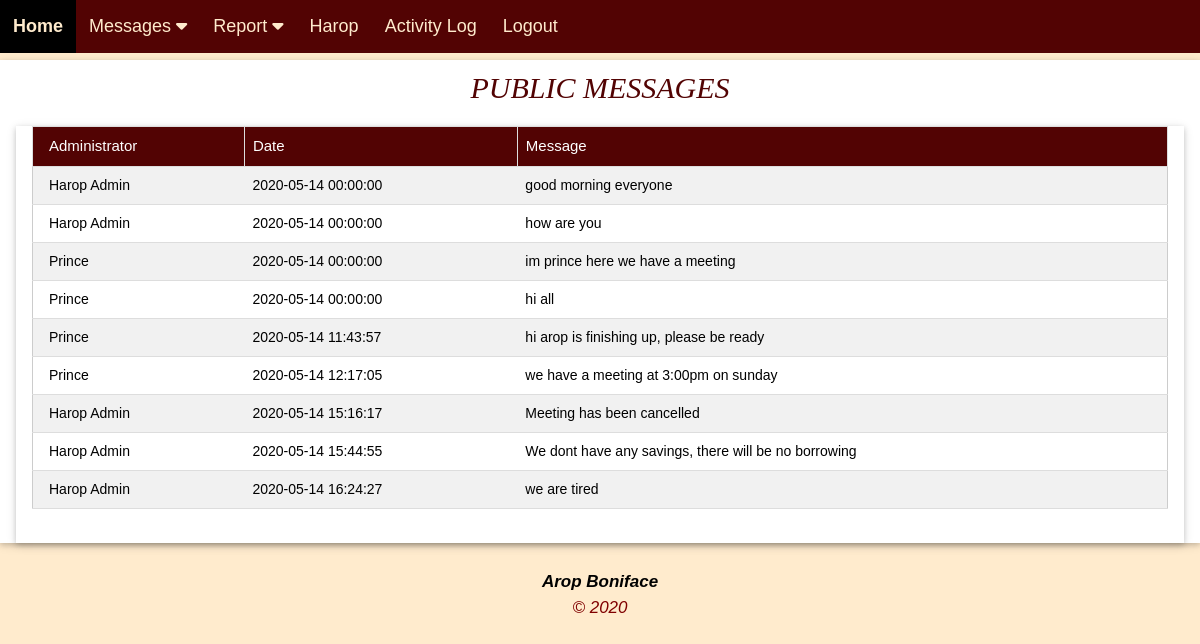
/pages/public.php (signed in), run on the app's committed database.
### tables this page shows
CREATE TABLE `membertb` (
  `memberId` int(11) NOT NULL,
  `photo` blob NOT NULL,
  `member_name` varchar(50) NOT NULL,
  `gender` enum('Male','Female','Other') NOT NULL,
  `contact` varchar(20) NOT NULL,
  `joinDate` date NOT NULL,
  `status` enum('Active','Inactive') NOT NULL DEFAULT 'Active',
  `username` varchar(50) NOT NULL,
  `pass` varchar(255) NOT NULL
);

CREATE TABLE `publicmessagetb` (
  `pid` int(20) NOT NULL,
  `adminId` int(20) NOT NULL,
  `dateComposed` datetime NOT NULL,
  `messageBody` varchar(250) NOT NULL
);

CREATE TABLE `admintb` (
  `adminId` int(20) NOT NULL,
  `photo` blob NOT NULL,
  `admin_name` varchar(50) NOT NULL,
  `gender` enum('Male','Female','Other') NOT NULL,
  `contact` varchar(20) NOT NULL,
  `joinDate` date NOT NULL,
  `status` enum('Active','Inactive') NOT NULL DEFAULT 'Active',
  `username` varchar(50) NOT NULL,
  `pass` varchar(250) NOT NULL
);

### pages/public.php (the view, shortened to what this page needs)
<!DOCTYPE html>
<html lang="en">
<head>
  <link rel="stylesheet" type="text/css" href="../css/style.css" />
</head>
<body class="body">
<?php include('header.php');?>
<?php
include('db.php');
?>
<center>
<div class="w3-container w3-card w3-white w3-margin-bottom">
        <h2 class="status">PUBLIC MESSAGES</h2>
      <div class="w3-container w3-card w3-white">
<?php
      $q=mysqli_query($con,"SELECT * FROM publicmessagetb ");
      $rr=mysqli_num_rows($q);
      if(!$rr)
      {
      echo "<h2 style='color:red;'>No public announcement received...</h2>";
      }
      else
      {
      ?>
              <table class="w3-table-all"  id="membertb" >
        <tr>
            <th class="thead">Administrator</th>
          <th class="thead">Date</th>
          <th class="thead">Message</th>
        </tr>
        <?php
      while($row=mysqli_fetch_assoc($q))
      {
        $q1=mysqli_query($con,"SELECT * FROM publicmessagetb WHERE pid='".$row['pid']."'");
        $row=mysqli_fetch_assoc($q1);
        $sql=mysqli_query($con,"SELECT * FROM admintb WHERE adminId='".$row['adminId']."'");
        $res=mysqli_fetch_array($sql);
        echo "<Tr>";
        echo "<td>".$res['admin_name']."</td>";
        echo "<td>".$row['dateComposed']."</td>";
        echo "<td>".$row['messageBody']."</td>";
        ?>
        <?php
      echo "</Tr>";
      }
      ?>
      </table>
<?php }?>
  <div style="padding-left:42%; padding-top:3%; font-size:20px"><?php echo @$err;?></div>
  </div>
  </div>
<div class="bottom-nav">
<?php include('footer.php');?>
</div>
</body>
</html>

### pages/header.php (shortened to what this page needs)
<?php
include('db.php');
$stmt1 = $con->prepare('SELECT member_name FROM membertb WHERE memberId = ?');
$stmt1->bind_param('i', $_SESSION['memberId']);
$stmt1->execute();
$stmt1->bind_result($member_name);
?>
<!DOCTYPE html>
<html>
<link href="bootstrap/css/bootstrap.css" rel="stylesheet"/>
<link rel="stylesheet" href="css/w3.css">
<link rel="stylesheet" href="../../cdnjs.cloudflare.com/ajax/libs/font-awesome/4.7.0/css/font-awesome.min.css">
<link rel="stylesheet" type="text/css" href="../css/style.css" />
<body>
<div class="top-link" id="mytoplink">
  <a href="home.php">Home</a>
  <div class="dropdown">
    <button class="dropbtn">Messages
      <i class="fa fa-caret-down"></i>
    </button>
  </div>
  <div class="dropdown">
    <button class="dropbtn">Report
      <i class="fa fa-caret-down"></i>
    </button>
  </div>
  <a href="profile.php"><?=$member_name?></a>
  <a href="history.php">Activity Log</a>
  <a href="logout.php">Logout</a>
</div>
</body>
</html>

### css/style.css (style rules this page uses)
.body { background-color: blanchedalmond; box-align: center; margin-top: 5%; }
h2 { font-family: Cambria, Cochin, Georgia, Times, 'Times New Roman', serif; font-style: italic; margin-bottom: 0%; }
.bottom-nav { width: 100%; padding: 10px; color: maroon }
button { background-color: #4CAF50; color: white; padding: 14px 20px; margin: 8px 0; border: none; cursor: pointer; width: 100%; }
.status { color: rgb(82, 3, 3); padding-bottom: 20px; }
body { margin: 0; font-family: Arial; font-size: 17px; }
* { box-sizing: border-box; }
table { border-collapse: collapse; width: 95%; border: 2px solid #ddd; word-wrap: break-word; background-color: #d1d1e0 }
td { text-align: left; padding: 6px; font-size: 14px; font-weight: lighter; overflow: inline; word-wrap: break-word; }
tr:nth-child(even) { background-color: #f2f2f2 }
.thead { background-color: rgb(82, 3, 3); color: white; word-wrap: break-word; overflow: inline; text-align: left; padding: 6px; border: 1px solid #ddd; font-size: 15px; font-weight: lighter; }
.top-link { background-color: rgb(82, 3, 3); position: fixed; top: 0; width: 100%; }
.top-link a { float: left; display: block; color: blanchedalmond; text-align: center; padding: 13px 13px; text-decoration: none; font-size: 18px; }
.dropdown { float: left; overflow: hidden; }
.dropdown .dropbtn { font-size: 18px; border: none; outline: none; color: blanchedalmond; padding: 13px 13px; background-color: inherit; font-family: inherit; margin: 0; }

### css/w3.css (style rules this page uses)
html { box-sizing: border-box }
*, *:before, *:after { box-sizing: inherit }
html { -ms-text-size-adjust: 100%; -webkit-text-size-adjust: 100% }
body { margin: 0 }
a { background-color: transparent; -webkit-text-decoration-skip: objects }
button, input, select, textarea { font: inherit; margin: 0 }
button, input { overflow: visible }
button, select { text-transform: none }
button, html [type=button], [type=reset], [type=submit] { -webkit-appearance: button }
html, body { font-family: Verdana, sans-serif; font-size: 15px; line-height: 1.5 }
html { overflow-x: hidden }
h2 { font-size: 30px }
h1, h2, h3, h4, h5, h6 { font-family: "Segoe UI", Arial, sans-serif; font-weight: 400; margin: 10px 0 }
a { color: inherit }
.w3-table, .w3-table-all { border-collapse: collapse; border-spacing: 0; width: 100%; display: table }
.w3-table-all { border: 1px solid #ccc }
.w3-bordered tr, .w3-table-all tr { border-bottom: 1px solid #ddd }
.w3-table-all tr:nth-child(odd) { background-color: #fff }
.w3-table-all tr:nth-child(even) { background-color: #f1f1f1 }
.w3-table td, .w3-table th, .w3-table-all td, .w3-table-all th { padding: 8px 8px; display: table-cell; text-align: left; vertical-align: top }
.w3-table th:first-child, .w3-table td:first-child, .w3-table-all th:first-child, .w3-table-all td:first-child { padding-left: 16px }
.w3-container:after, .w3-container:before, .w3-panel:after, .w3-panel:before, .w3-row:after, .w3-row:before, .w3-row-padding:after, .w3-row-padding:before, .w3-cell-row:before, .w3-cell-row:after, .w3-clear:after, .w3-clear:before, .w3-bar:before, .w3-bar:after { content: ""; display: inline; clear: both }
.w3-container, .w3-panel { padding: 0.01em 16px }
.w3-card, .w3-card-2 { box-shadow: 0 2px 5px 0 rgba(0, 0, 0, 0.16), 0 2px 10px 0 rgba(0, 0, 0, 0.12) }
.w3-margin-bottom { margin-bottom: 16px!important }
.w3-white, .w3-hover-white:hover { color: #000; background-color: #fff }

### data on the page
membertb: member_name "Harop"
publicmessagetb: adminId.admin_name "Harop Admin", dateComposed "2020-05-14 00:00:00", messageBody "good morning everyone"
publicmessagetb: adminId.admin_name "Harop Admin", dateComposed "2020-05-14 00:00:00", messageBody "how are you"
publicmessagetb: adminId.admin_name "Prince", dateComposed "2020-05-14 00:00:00", messageBody "im prince here we have a meeting"
publicmessagetb: adminId.admin_name "Prince", dateComposed "2020-05-14 00:00:00", messageBody "hi all"
publicmessagetb: adminId.admin_name "Prince", dateComposed "2020-05-14 11:43:57", messageBody "hi arop is finishing up, please be ready"
publicmessagetb: adminId.admin_name "Prince", dateComposed "2020-05-14 12:17:05", messageBody "we have a meeting at 3:00pm on sunday"
publicmessagetb: adminId.admin_name "Harop Admin", dateComposed "2020-05-14 15:16:17", messageBody "Meeting has been cancelled"
publicmessagetb: adminId.admin_name "Harop Admin", dateComposed "2020-05-14 15:44:55", messageBody "We dont have any savings, there will be no borrowing"
publicmessagetb: adminId.admin_name "Harop Admin", dateComposed "2020-05-14 16:24:27", messageBody "we are tired"
